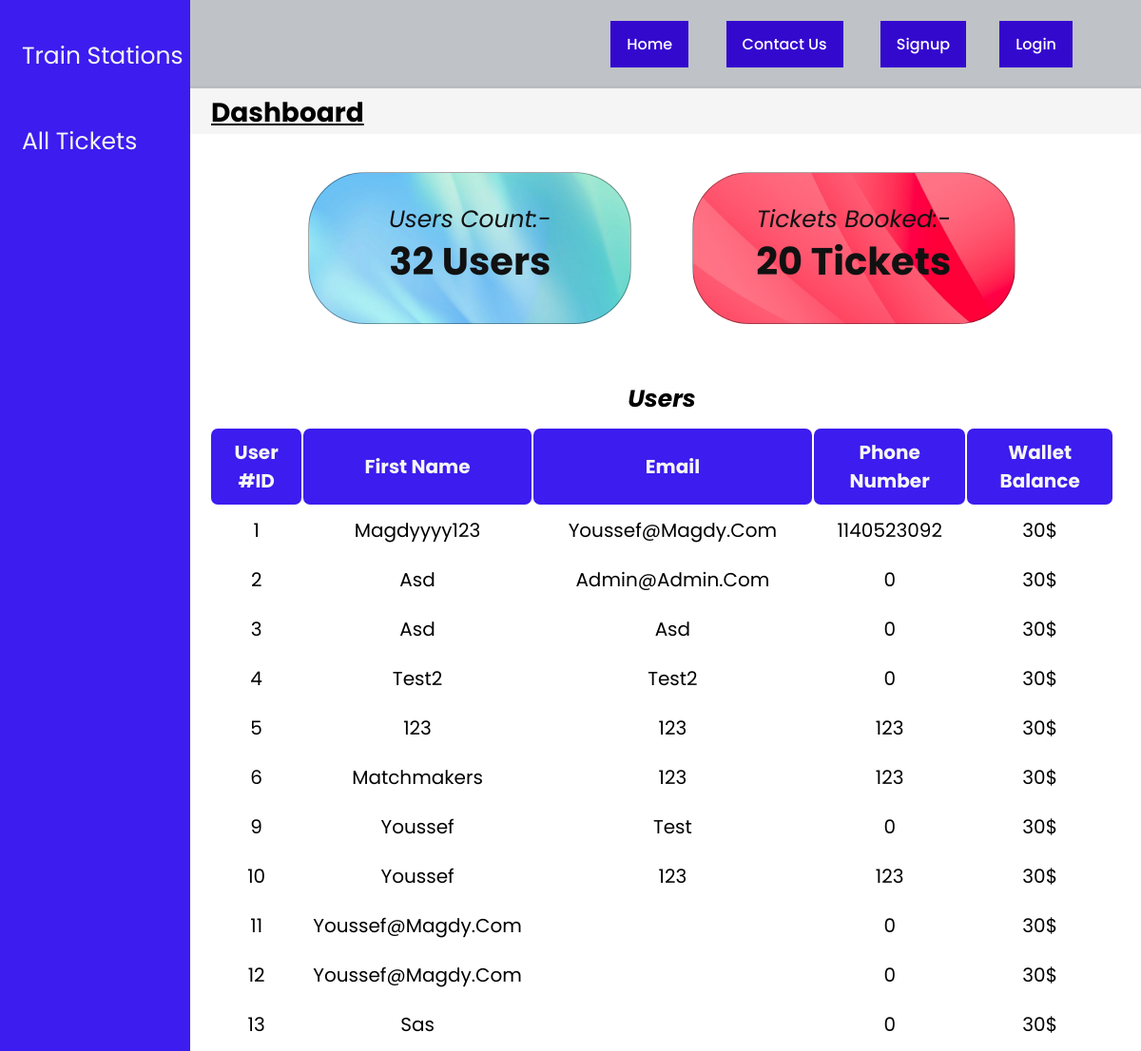
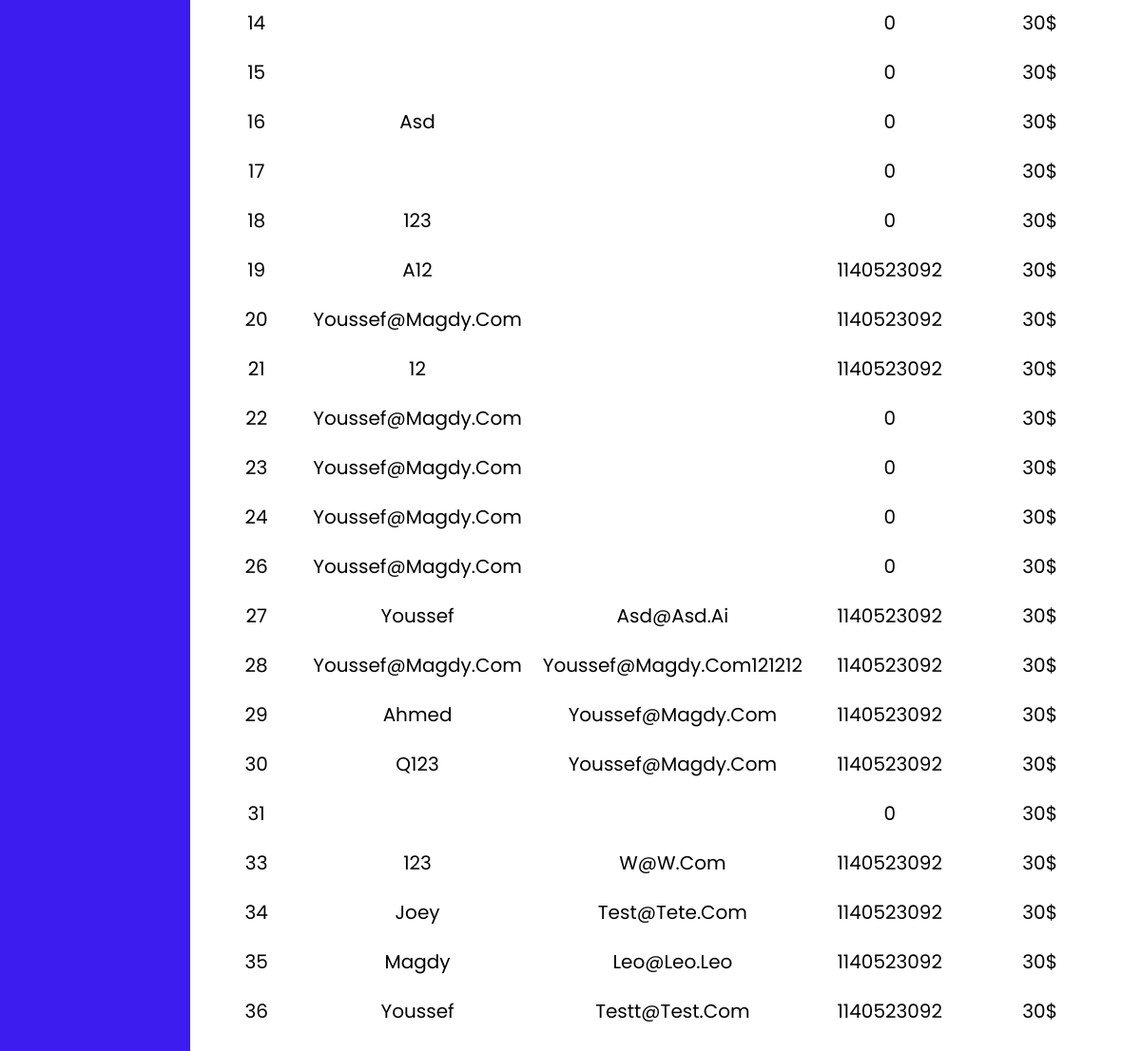
The app's page /admin-panel.php, older data (2 pictures, top to bottom).
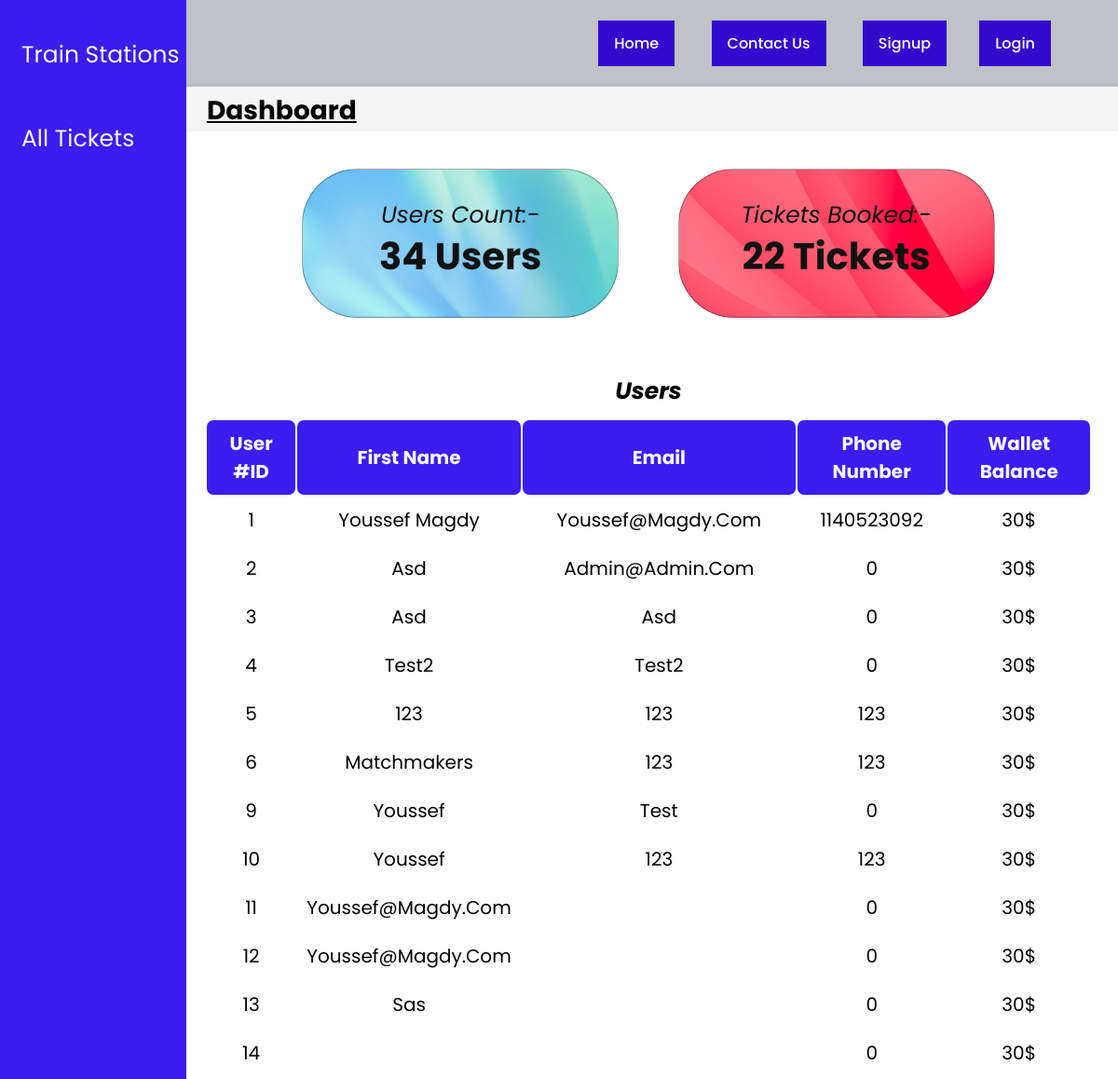
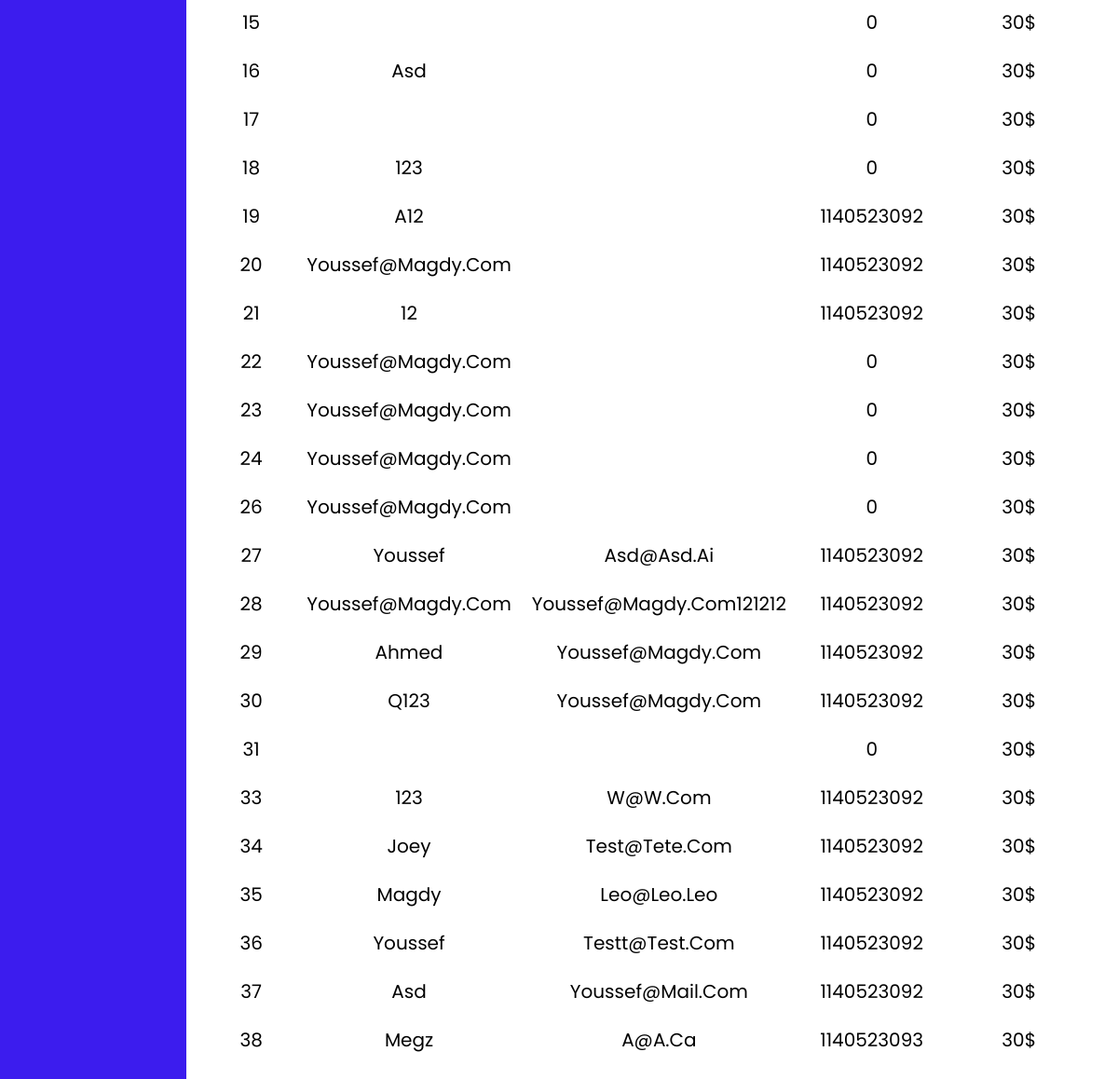
The same page, newer data (2 pictures, top to bottom).
### tables this page shows
CREATE TABLE `users` (
  `id` int(10) NOT NULL,
  `user_name` varchar(200) NOT NULL,
  `user_email` varchar(200) NOT NULL,
  `user_password` varchar(200) NOT NULL,
  `user_phone` int(12) NOT NULL,
  `user_type` varchar(10) NOT NULL,
  `profile_picture` varchar(255) NOT NULL DEFAULT 'default-pp.jpg',
  `hasTicket` int(1) NOT NULL,
  `user_balance` int(255) NOT NULL
);

### admin-panel.php (the view, shortened to what this page needs)
<!DOCTYPE html>
<html lang="en">
<head>
  <link rel="stylesheet" href="CSS/admin-panel.css">
</head>
<?php
    include 'navbar.php';?>
<body>
  <div class="sidenav">
    <a href="train-stations.php">Train Stations</a>
    <a href="all-tickets.php">All Tickets</a>
  </div>
  <div class="body2">
    <div class="title">
      <p> <b>Dashboard</b></p>
    </div>
    <div class="three-squares">
      <div class="square1">
        <div class="text1">
          <p>Users Count:-</p>
          <h4 name="numberOfUsers" class="heading4"><span><?php $sql = "SELECT COUNT(*) AS total from users";
$result = $conn->query($sql);
$data =  $result->fetch_assoc();
echo $data['total'];?></span> Users</h4>
        </div>
      </div>
      <div class="square3">
        <div class="text3">
          <p>Tickets Booked:-</p>
          <h4 name="totalNumberOfTicketBooked" class="heading4"><span><?php $sql = "SELECT COUNT(*) AS total from tickets";
$result = $conn->query($sql);
$data =  $result->fetch_assoc();
echo $data['total'];?></span> Tickets</h4>
        </div>
      </div>
    </div>
    <div class="users-table">
      <table>
        <caption><b>Users</b></caption>
        <thead>
          <tr>
            <th>User #ID</th>
            <th>First Name</th>
            <th>Email</th>
            <th>Phone Number</th>
            <th>Wallet balance</th>
          </tr>
        </thead>
        <?php
$sql='SELECT * FROM users';
$result=mysqli_query($conn,$sql);
while($row=mysqli_fetch_assoc($result))
{
?>
  <tbody>
  <tr>
    <td><span name="ID"><?php echo $row['id'] ?></span></td>
    <td><?php echo $row['user_name'] ?></td>
    <td><?php echo $row['user_email'] ?></td>
    <td><?php echo $row['user_phone'] ?></td>
    <td><span name="User-balance">30</span>&dollar;</td>
  </tr>
</tbody>
<?php
}
?>
      </table>
    </div>
  </div>
</body>
</html>

### navbar.php (shortened to what this page needs)
<html>
<head>
  <link rel="stylesheet" href="css/navbar.css" />
  <link rel="stylesheet" href="css/index.css" />
</head>
  <nav>
    <ul id="menu">
    <?php
    if (!isset($_SESSION['user_id'])):
    ?>
      <li><a href="index.php">Home</li></a>
      <li><a href="cu.php">Contact us</a></li>
      <li><a href="Signup.php">Signup</a>
      <li><a href="login.php">Login</a>
      <?php endif;?>
    </ul>
  </nav>
</html>

### css/admin-panel.css (style rules this page uses)
body { font-family: 'Poppins', sans-serif; }
.sidenav { height: 100%; width: 200px; position: fixed; z-index: 1; top: 0; left: 0px; background-color: rgb(60, 28, 238); overflow-x: hidden; padding-top: 34px; }
.sidenav a { padding: 6px 6px 6px 23px; text-decoration: none; margin-bottom: 40px; font-size: 25px; color: whitesmoke; display: block; }
.body2 { margin-left: 192px; }
.title { margin-top: 90px; font-size: 28px; text-decoration: underline; text-underline-offset: 2px; background-color: whitesmoke; padding: 8px 30px 1px; }
.three-squares { font-size: 25px; font-style: italic; color: #111; text-align: center; }
.square1, .square2, .square3 { display: inline-block; height: 160px; width: 340px; margin: 40px 28px; border: 1px rgba(0, 0, 0, 0.345) solid; border-radius: 60px; }
.square1 { background-image: url(../images/d1b416e60c46e7f6269f425c2bb8f683.jpg); background-repeat: no-repeat; background-size: cover; }
.square3 { background-image: url(../images/the-background-292729__480\ copy.jpg); background-repeat: no-repeat; background-size: cover; }
.text1, .text2, .text3 { padding: 30px 30px; }
.heading4 { font-style: normal; margin-top: -5px; text-align: center; font-size: 40px; }
.users-table { text-align: center; margin: 20px 28px; font-size: 20px; }
table { width: 100%; }
th { color: whitesmoke; background-color: rgb(60, 28, 238); border: 0px #111 solid; border-radius: 7px; }
th, td { padding: 10px; }
caption { font-size: 25px; font-style: italic; margin-bottom: 10px; }

### css/navbar.css (style rules this page uses)
* { font-family: 'Poppins', sans-serif; margin: 0; padding: 0; outline: none; border: none; text-decoration: none; text-transform: capitalize; transition: .2s linear; }
nav { display: flex; justify-content: space-between; align-items: center; padding: 22px 6%; position: absolute; top: 0; left: 0; width: 100%; z-index: 1; background-color: rgba(95, 103, 113, 0.4); }
nav ul li:last-child { padding: 0; }
nav ul li a { display: block; }
nav ul li { display: inline-block; margin-left: 35px; color: white; text-transform: uppercase; font-weight: 500; transition: 0.3s; cursor: pointer; }
nav ul li a { color: white; text-decoration: none; background-color: var(--main-text-color); padding: 12px 17px; transition: 0.3s; }

### css/index.css (style rules this page uses)
:root { --main-text-color: #3409ce; }
* { font-family: "Poppins", sans-serif; margin: 0; padding: 0; box-sizing: border-box; list-style: none; }

Row changes from the older to the newer data that the page shows:
changed users id 1: user_name "Magdyyyy123" → "Youssef Magdy"
added users: id "37", user_name "Asd", user_email "Youssef@mail.com", user_phone "1140523092"
added users: id "38", user_name "Megz", user_email "A@a.ca", user_phone "1140523093"
Text that changed along with them:
$data['total']: "32" → "34"
$data['total']: "20" → "22"
